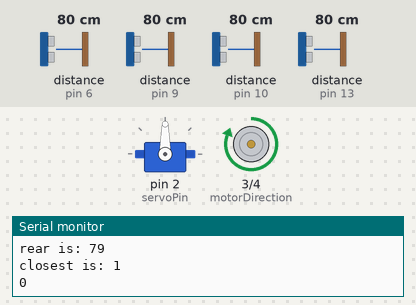
The sketch below on a simulated Arduino Uno, built with avr-gcc and run on an emulated ATmega328P. On the bench: servo, direction and speed pins drawn as motors (green arrow = direction pin HIGH = forward, orange = LOW = backward, longer = more drive), the last lines printed to the serial monitor. Wiring (inferred from the names in the program): 4 × ultrasonic range finder: trigger pin 7, echo pin 6 / trigger pin 8, echo pin 9 / trigger pin 11, echo pin 10 / trigger pin 12, echo pin 13. The inputs (shaded band) are chosen by the test bench; at power-on: distance to the obstacle (sensors on pin 9, pin 10, pin 6, pin 13) 80 cm. The echo pulse lasts 58.3 µs per cm.

Above: at 1.2 s.
1.3 s: distance to the obstacle (sensor on pin 9) set to 2 cm
At 2.1 s:
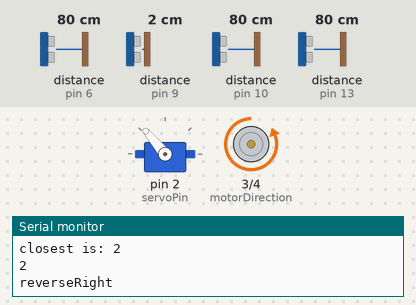
5.5 s: distance to the obstacle (sensor on pin 10) set to 2 cm
At 7.3 s:
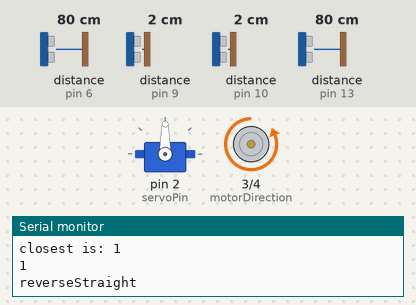
9.7 s: distance to the obstacle (sensor on pin 6) set to 9 cm
At 10.03 s:
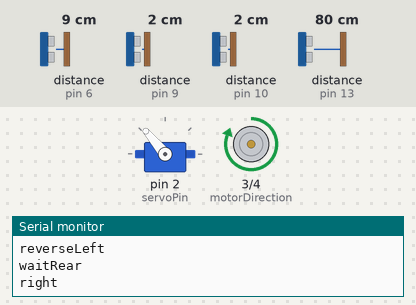
13.9 s: distance to the obstacle (sensor on pin 13) set to 120 cm
18.1 s: distance to the obstacle (sensor on pin 9) set to 120 cm
At 18.1 s:
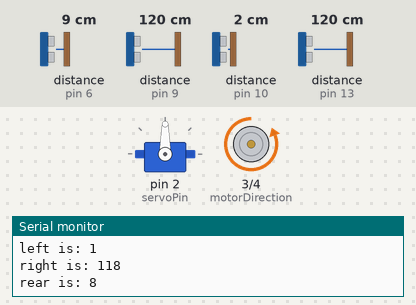
19.6 s: distance to the obstacle (sensor on pin 6) set to 2 cm
At 19.85 s:
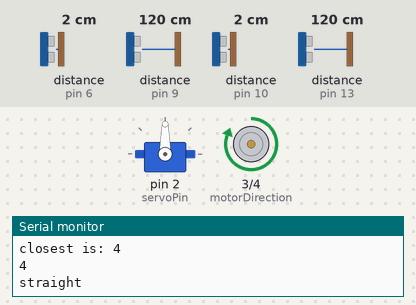
Timing chart, 0 to 24.8 s (numbered marks = the images above; inputs shaded):
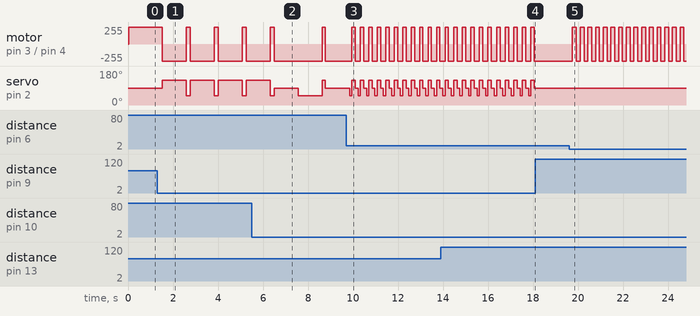

Measured:
- after the input at 1.3 s, motor on pin 3 (motorDirection) / pin 4 (motorSpeed): alternates forward 255/255 for 0.18 s and backward 255/255 for 1.1 s, starting after 0.23 s; servo on pin 2 (servoPin): alternates 130° for 1.1 s and 50° for 0.18 s, starting after 0.23 s
- after the input at 5.5 s, motor on pin 3 (motorDirection) / pin 4 (motorSpeed): backward 255/255 → forward 255/255 after 3.1 s, → backward 255/255 0.15 s later
- after the input at 9.7 s, motor on pin 3 (motorDirection) / pin 4 (motorSpeed): alternates forward 255/255 for 0.15 s and backward 255/255 for 0.23 s, starting after 0.25 s
- after the input at 18.1 s, motor on pin 3 (motorDirection) / pin 4 (motorSpeed): stops changing and stays backward 255/255; servo on pin 2 (servoPin): stops changing and stays 90°
- after the input at 19.6 s, motor on pin 3 (motorDirection) / pin 4 (motorSpeed): alternates forward 255/255 for 0.17 s and backward 255/255 for 0.17 s, starting after 0.15 s

The sketch:

logicControl.ino
```cpp
#include <Servo.h>

const int servoPin = 2;       //Attached servo on pin D7
const int motorDirection = 3; //Motor direction
const int motorSpeed = 4;     // Motor speed

const int servoRight = 130, servoLeft = 50, servoStraight = 90; // Servo directions (in degrees)

const int rightEcho = 13, rightTrigger = 12;
const int frontEcho = 10, frontTrigger = 11;
const int leftEcho = 9, leftTrigger = 8;
const int rearEcho = 6, rearTrigger = 7;
int distanceLeft = 0, distanceFront = 0, distanceRight = 0, distanceRear = 0;
const int distanceThreshold = 20;
const unsigned long waitTime = 100, waitTimeMulti = 10;

int state = 0;

Servo servo;

void setup()
{
  Serial.begin(9600);
  servo.attach(servoPin);
  pinMode(motorDirection, OUTPUT);
  pinMode(motorSpeed, OUTPUT);
  pinMode(leftTrigger, OUTPUT);
  pinMode(leftEcho, INPUT);
  pinMode(frontTrigger, OUTPUT);
  pinMode(frontEcho, INPUT);
  pinMode(rightTrigger, OUTPUT);
  pinMode(rightEcho, INPUT);
  pinMode(rearTrigger, OUTPUT);
  pinMode(rearEcho, INPUT);
}

// 0 = nothing is close enough | 1 = front | 2 = left | 3 = right | 4 = rear
void loop()
{
  Serial.println("start of navigation loop!");
  state = findClosest();
  Serial.println(state);
  if (state == 0){
    straight();
    }

  if (state == 1) {
    reverseStraight();
    int l = measure(leftTrigger, leftEcho);
    int r = measure(rightTrigger, rightEcho);
    if (r > l)
    {
      reverseLeft();
      right();
    }
    else if (r < l)
    {
      reverseRight();
      left();
    }
  }

  if (state == 2) {
    reverseRight();
    Serial.println("hello from case 2 reverse");
    left();
    Serial.println("hello from case 2");
  }

  if (state == 3) {
    reverseLeft();
    Serial.println("hello from case 3 reverse");
    right();
    Serial.println("hello from case 3");
  }

  if (state == 4) {
    straight();
  }
}

void left()
{
  digitalWrite(motorSpeed, HIGH);
  digitalWrite(motorDirection, HIGH);
  //servo.attach(servoPin);
  servo.write(servoLeft);
  //servo.detach();
  Serial.println("left");
  waitFront();
}

void right()
{
  digitalWrite(motorSpeed, HIGH);
  digitalWrite(motorDirection, HIGH);
  //servo.attach(servoPin);
  servo.write(servoRight);
  //servo.detach();
  Serial.println("right");
  waitFront();
}

void straight()
{
  digitalWrite(motorSpeed, HIGH);
  digitalWrite(motorDirection, HIGH);
  //servo.attach(servoPin);
  servo.write(servoStraight);
  //servo.detach();
  Serial.println("straight");
  waitFront();
}

void reverseStraight()
{
  digitalWrite(motorSpeed, HIGH);
  digitalWrite(motorDirection, LOW);
  //servo.attach(servoPin);
  servo.write(servoStraight);
  //servo.detach();
  Serial.println("reverseStraight");
  waitRear();
}

void reverseLeft()
{
  digitalWrite(motorSpeed, HIGH);
  digitalWrite(motorDirection, LOW);
  //servo.attach(servoPin);
  servo.write(servoLeft);
  //servo.detach();
  Serial.println("reverseLeft");
  waitRear();
}

void reverseRight()
{
  digitalWrite(motorSpeed, HIGH);
  digitalWrite(motorDirection, LOW);
  //servo.attach(servoPin);
  servo.write(servoRight);
  //servo.detach();
  Serial.println("reverseRight");
  waitRear();
}

void waitFront()
{
  unsigned long currentTime = millis();
  bool tooClose = false;
  while (millis() <= currentTime + (waitTime * waitTimeMulti) && tooClose == false)
  {
    distanceLeft = measure(leftTrigger, leftEcho);
    distanceFront = measure(frontTrigger, frontEcho);
    distanceRight = measure(rightTrigger, rightEcho);
    delay(100);
    if (distanceRight < distanceThreshold || distanceFront < distanceThreshold || distanceLeft < distanceThreshold)
    {
      tooClose = true;
    }
  }
  Serial.println("waitFront");
}

void waitRear()
{
  unsigned long currentTime = millis();
  bool tooClose = false;
  while (millis() <= currentTime + (waitTime * waitTimeMulti) && tooClose == false)
  {
    distanceRear = measure(rearTrigger, rearEcho);
    delay(100);
    if (distanceRear < distanceThreshold)
    {
      tooClose = true;
    }
  }
  Serial.println("waitRear");
}

int measure(int trigPin, int ePin)
{
  int distance = 0;
  long duration = 0;
  digitalWrite(trigPin, LOW);
  delayMicroseconds(2);
  digitalWrite(trigPin, HIGH);
  delayMicroseconds(10);
  digitalWrite(trigPin, LOW);
  duration = pulseIn(ePin, HIGH);
  distance = duration * 0.034 / 2;
  return distance;
}

// findClosest finds what sensor is closest to something and return a int based on what sensor it is.
// 0 = nothing is close enough | 1 = front | 2 = left | 3 = right | 4 = rear
int findClosest()
{
  int distFront = measure(frontTrigger, frontEcho);
  delayMicroseconds(10);
  Serial.print("front is: ");
  Serial.println(distFront);
  int distLeft = measure(leftTrigger, leftEcho);
  delayMicroseconds(10);
  Serial.print("left is: ");
  Serial.println(distLeft);
  int distRight = measure(rightTrigger, rightEcho);
  delayMicroseconds(10);
  Serial.print("right is: ");
  Serial.println(distRight);
  int distRear = measure(rearTrigger, rearEcho);
  delayMicroseconds(10);
  Serial.print("rear is: ");
  Serial.println(distRear);
  int closest = distFront, closestSensor = 1;
  if (closest > distLeft)
  {
    closest = distLeft;
    closestSensor = 2;
  }
  if (closest > distRight)
  {
    closest = distRight;
    closestSensor = 3;
  }
  if (closest > distRear)
  {
    closest = distRear;
    closestSensor = 4;
  }

  Serial.print("closest is: ");
  Serial.println(closestSensor);
  if (closest > distanceThreshold)
  {
    closestSensor = 0;
  }
  return closestSensor;
}
```
